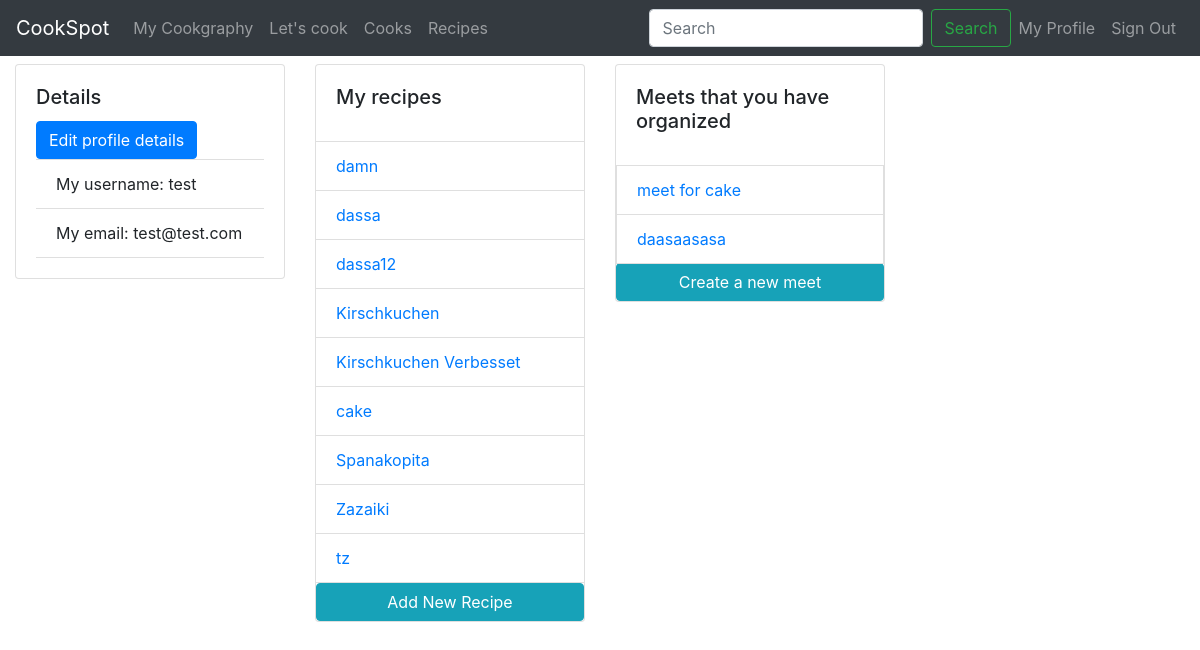
Before: /test/myprofile/ (signed in) with the older database file.
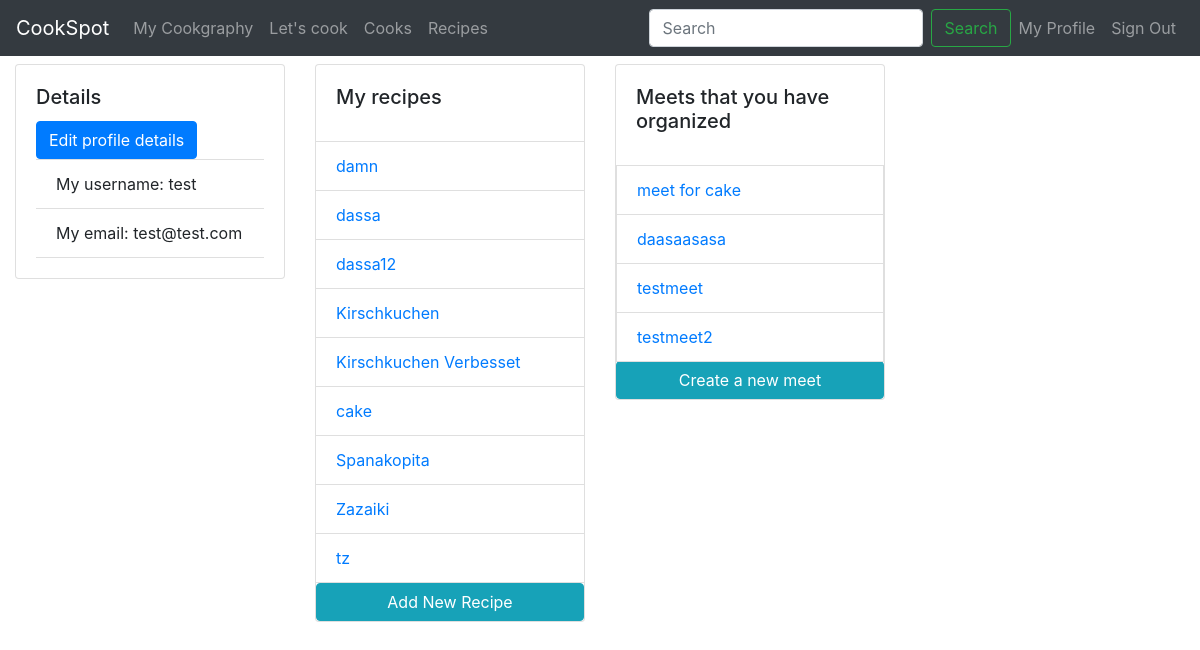
After: the same page with the newer database file.
### CookSpot/models.py (models this page shows, shortened)
class Recipe(models.Model):
    user = models.ForeignKey(User, on_delete=models.CASCADE)
    name = models.CharField(max_length=254)
    description = models.TextField()
    image = models.URLField()
    tags = models.CharField(max_length=254)
    difficulty = models.CharField(max_length=254)
    preparationtime = models.CharField(max_length=254)
    cookingtime = models.CharField(max_length=254)
    instructions = models.TextField()

class Meets(models.Model):
    user = models.ForeignKey(User, on_delete=models.CASCADE)
    recipe = models.ForeignKey(Recipe, on_delete=models.CASCADE)
    name = models.CharField(max_length=254)
    date = models.DateField()
    desc = models.TextField()

### CookSpot/views.py (the view)
# urls.py: path("<str:User_username>/myprofile/", views.profile, name="myprofile"),
@login_required()
def profile(response,User_username):
    user = User.objects.get(username=User_username)
    return render(response, "user.html", {'user': user})

### templates/user.html (shortened to what this page needs)
{% extends "index.html" %}
{% block content %}
<div class="row py-2">
    <div class="col-sm-12 col-md-3 ">
        <div class="card">
            <div class="card-body">
                <h5 class="card-title">Details</h5>
                <button type="button" class="btn btn-primary" data-toggle="modal" data-target="#exampleModal">Edit profile details</button>
            <ul class="list-group list-group-flush" id="detailsList">
              <li class="list-group-item">My username: {{user.username}}</li>
              <li class="list-group-item">My email: {{user.email}}</li>
            </ul>
          </div>
        </div>
    </div>
    <div class="col-sm-12 col-md-3 ">
        <div class="card">
            <div class="card-body">
                <h5 class="card-title">My recipes</h5>
              </div>
            <ul class="list-group list-group-flush">
              {% for recipe in user.recipe_set.all %}
                <li class="list-group-item"><a href="/{{user.username}}/recipe/{{recipe.name}}">{{recipe.name}}</a></li>
              {% endfor %}
            </ul>
            <a href="/{{user.username}}/newrecipe/" class="btn btn-info" role="button">Add New Recipe</a>
          </div>
    </div>
    <div class="col-sm-12 col-md-3 ">
        <div class="card">
            <div class="card-body">
                <h5 class="card-title">Meets that you have organized</h5>
              </div>
            {% for meet in user.meets_set.all %}
                <li class="list-group-item"><a href="/{{user.username}}/meet/{{meet.name}}">{{meet.name}}</a></li>
              {% endfor %}
            <a href="/{{user.username}}/newmeet/" class="btn btn-info" role="button">Create a new meet</a>
          </div>
    </div>
{% endblock %}

Changed rows visible on the page:
added Meets: name "testmeet"
added Meets: name "testmeet2"
